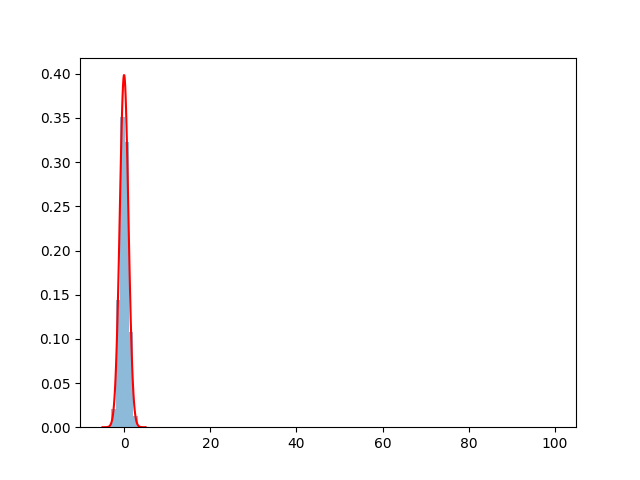

Reproduce this figure in Python.
import jax
import jax.numpy as jnp

import matplotlib.pyplot as plt
import numpy as np


n = int(1e5)
estimate_pi_history = []
key = jax.random.PRNGKey(1)
key, *subkeys = jax.random.split(key, 2*n)
x = 100
step_size = 1
n_accept = 0
x_list = []
for i in range(n-1):
    backup_x = x
    action_init = 0.5 * x * x
    dx = jax.random.uniform(subkeys[2*i])
    dx = (dx - 0.5) * step_size * 2
    x = x + dx
    action_fin = 0.5 * x * x
    metropolis = jax.random.uniform(subkeys[2*i+1])
    if jnp.exp(action_init - action_fin) > metropolis:
        n_accept += 1
    else:
        x = backup_x
    x_list.append(x)

plt.plot(x_list, label='x')
plt.xlabel('n')
plt.ylabel('x')
plt.savefig('x_history.png')
plt.show()


plt.hist(x_list, bins=100,density=True, alpha=0.5, label='x')
x_data = jnp.linspace(-5, 5, 100)
y_data = jnp.exp(-0.5 * x_data**2 ) / jnp.sqrt(2 * jnp.pi)
plt.plot(x_data, y_data, label='True', color='r')

file_name = __file__.split('/')[-1].replace('.py', '')
plt.savefig(f'{file_name}.png')
plt.show()

print('<x>', np.mean(x_list))
print('<x^2>', np.mean(np.array(x_list)**2))
